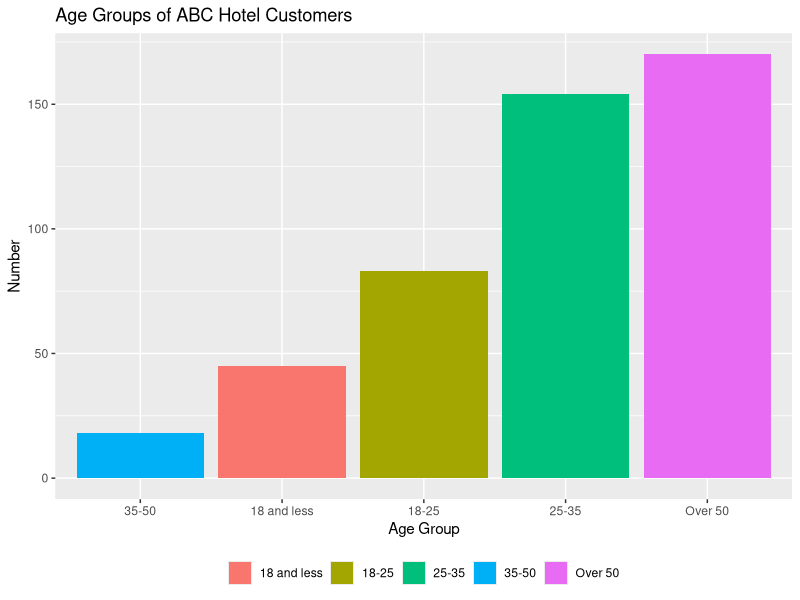
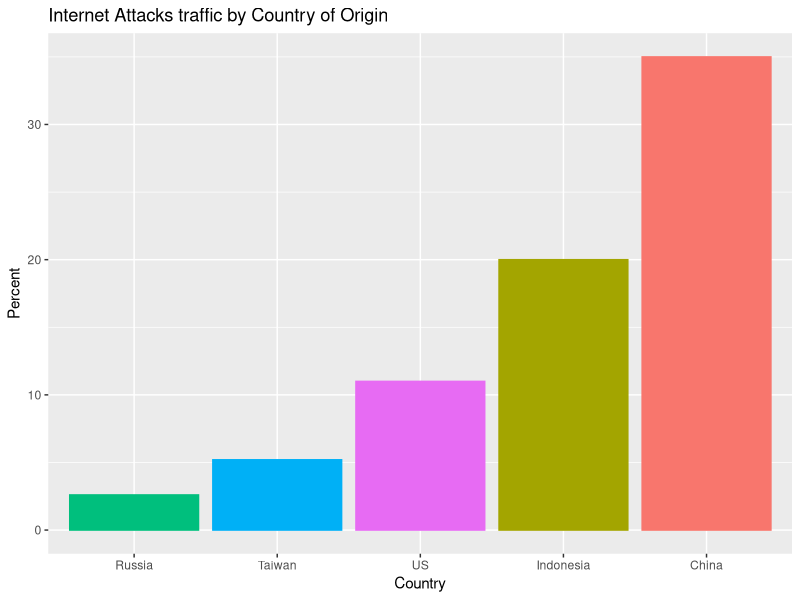

These figures' R source, in order:
## ---- chunk 1
knitr::opts_chunk$set(echo = FALSE, warning = FALSE, message = FALSE)

## Load packages 
library(tidyverse)
library(knitr)
library(kableExtra)
## ---- chunk 2
age_group <- c("18 and less", "18-25", "25-35", "35-50", "Over 50")

number <- c(45, 83, 154, 18, 170)

people <- data.frame(age_group, number)

people %>% 
  
  knitr::kable(booktabs = TRUE, caption = "Age Groups of Customers of ABC Hotel") %>% 
  
  kable_styling(full_width = TRUE, bootstrap_options = "striped")
## ---- chunk 3
people %>% 
  
  mutate(prop = number/sum(number)) %>% 
  
  select(-number) %>% 
  
  knitr::kable(booktabs = TRUE, caption = "Age Groups of Customers of ABC Hotel") %>% 
  
  kable_styling(full_width = TRUE, bootstrap_options = "striped")
  
## ---- chunk 4
people %>% 
  
  ggplot(mapping = aes(x = fct_reorder(age_group, number), y = number, fill = factor(age_group))) + 
  
  geom_col() + 
  
  labs(x = "Age Group", y = "Number", title = "Age Groups of ABC Hotel Customers") + 
  
  theme(legend.position = "bottom", 
        
        legend.title = element_blank())
## ---- chunk 5
country <- c("China", "Indonesia", "US", "Taiwan", "Russia")

percent <- c(35, 20, 11, 5.2, 2.6)

attack_traffic <- data.frame(country, percent)
## ---- chunk 6
attack_traffic %>% 
  
  ggplot(aes(x = fct_reorder(country, percent), y = percent, fill = country, color = country)) +
  
  geom_col(show.legend = FALSE) + 
  
  labs(x = "Country", y = "Percent", title = "Internet Attacks traffic by Country of Origin")
